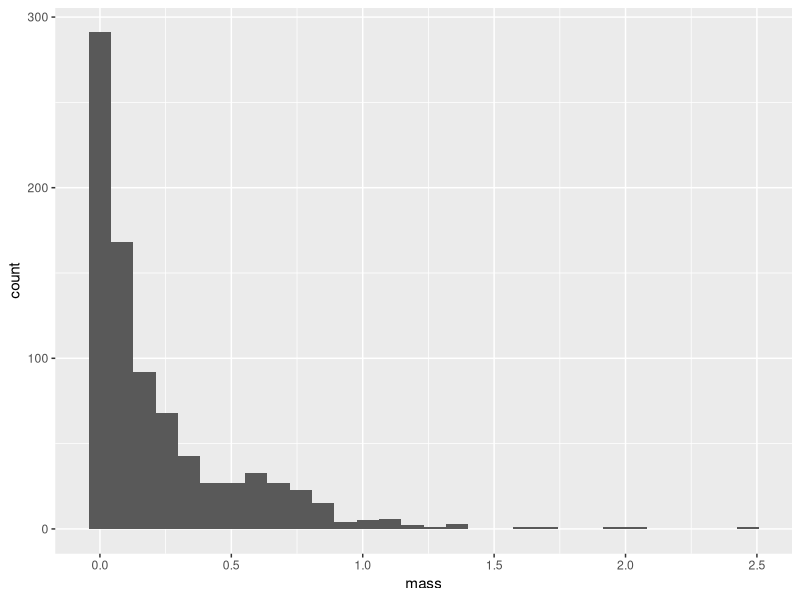
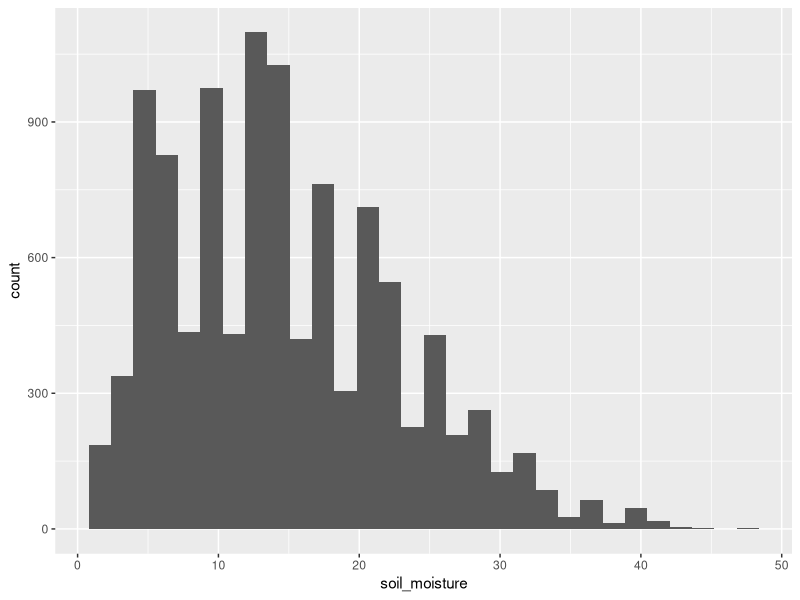
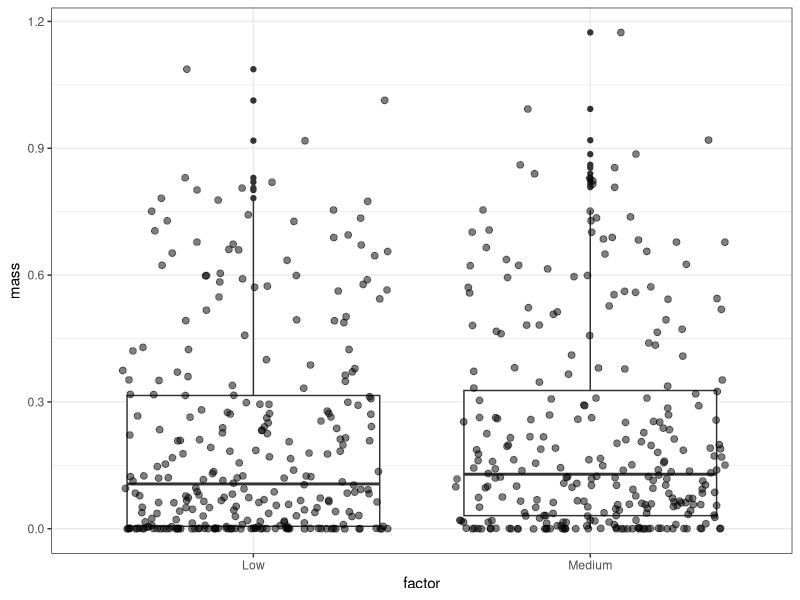
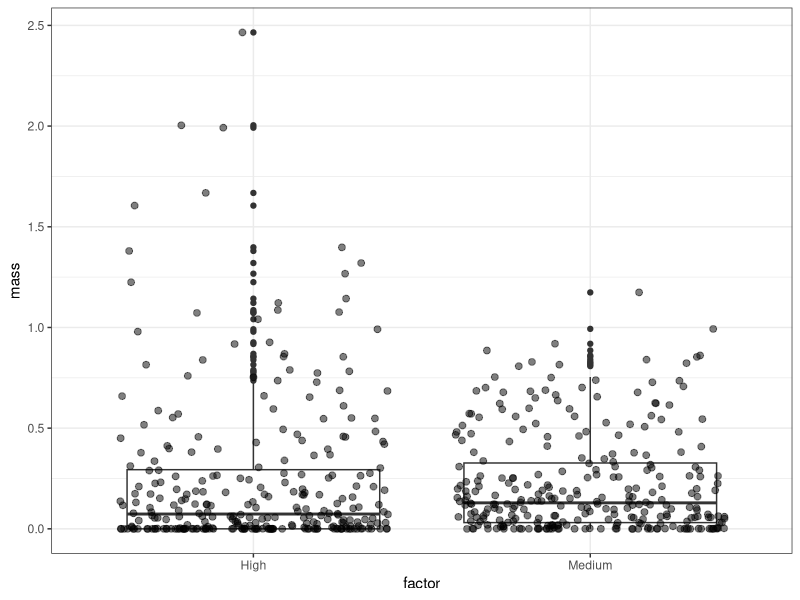
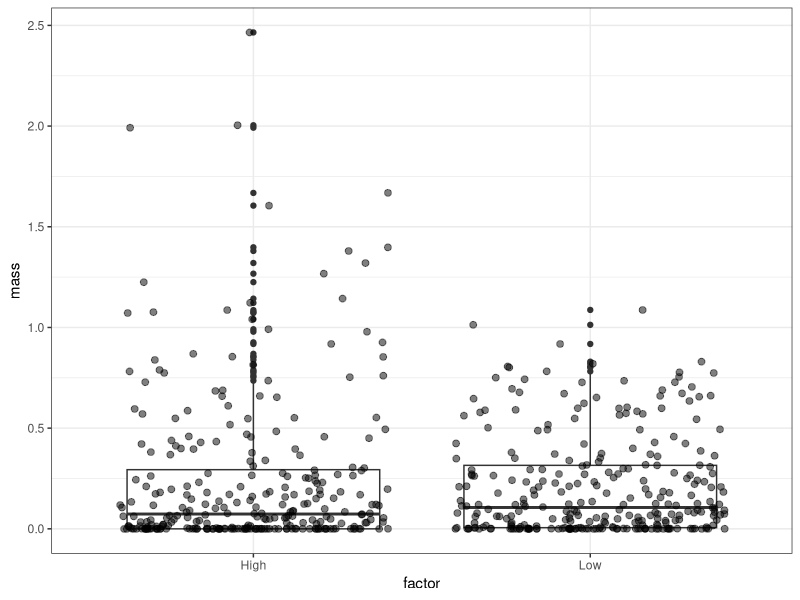
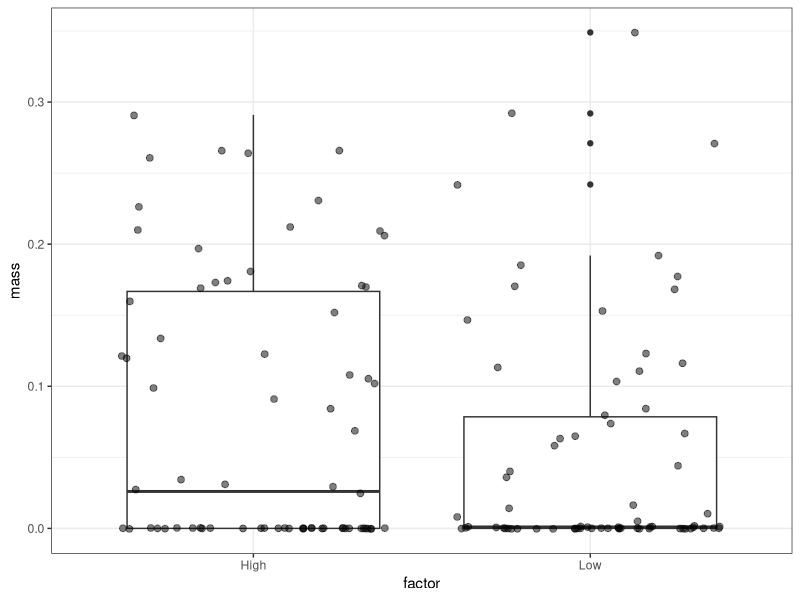
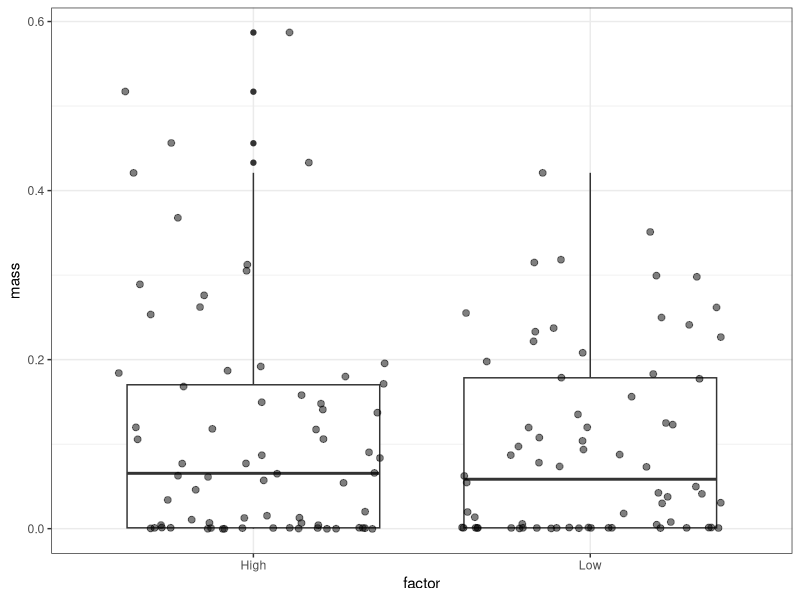
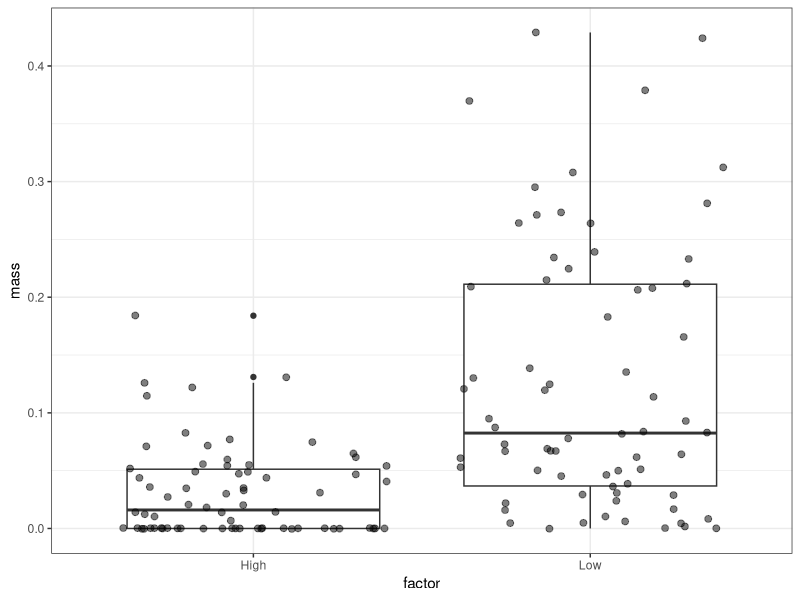

Source code (R) for these figures, in order:
## ---- chunk 1
rm(list = ls())
library(tidyverse)
library(here)
library(ggfortify)
## ---- chunk 2
dry_mass <- read.csv(here("Data", "dry_mass_metadata.csv"),stringsAsFactors = TRUE)
germination <- read.csv(here("Data", "germination_data.csv"),stringsAsFactors = TRUE)
## ---- chunk 3
levels(dry_mass$species)
levels(germination$species)
## ---- chunk 4
ggplot(dry_mass, aes(x = mass))+
     geom_histogram()
## ---- chunk 5
ggplot(germination, aes(x = soil_moisture))+
     geom_histogram()
## ---- chunk 6
summary(dry_mass)
summary(germination)
## ---- chunk 7
low_med_data<-dry_mass %>% filter(factor == "Low" | factor == "Medium")

low_med_data$factor <- factor(low_med_data$factor)
## ---- chunk 8
ggplot(low_med_data, aes(factor, mass))+
     geom_boxplot()+
     geom_point(position = "jitter", size = 2, alpha = 0.5)+
     theme_bw()
## ---- chunk 9
MyT<-t.test(mass ~ factor, data = low_med_data)
MyT
## ---- chunk 10
med_high_data<-dry_mass %>% filter(factor == "Medium" | factor == "High")

med_high_data$factor <- factor(med_high_data$factor)
## ---- chunk 11
ggplot(med_high_data, aes(factor, mass))+
     geom_boxplot()+
     geom_point(position = "jitter", size = 2, alpha = 0.5)+
     theme_bw()
## ---- chunk 12
MyT2<-t.test(mass ~ factor, data = med_high_data)
MyT2
## ---- chunk 13
low_high_data<-dry_mass %>% filter(factor == "Low" | factor == "High")

low_high_data$factor <- factor(low_high_data$factor)
## ---- chunk 14
ggplot(low_high_data, aes(factor, mass))+
     geom_boxplot()+
     geom_point(position = "jitter", size = 2, alpha = 0.5)+
     theme_bw()
## ---- chunk 15
MyT<-t.test(mass ~ factor, data = low_high_data)
MyT
## ---- chunk 16
salvia <- filter(dry_mass,dry_mass$species == "Salvia columbariae")
layia <- filter(dry_mass,dry_mass$species == "Layia platyglossa")
bromus <- filter(dry_mass,dry_mass$species == "Bromus rubens")
phacelia <- filter(dry_mass,dry_mass$species == "Phacelia tanacetifolia")
## ---- chunk 17
salvia_low_high<-salvia %>% filter(factor == "Low" | factor == "High")

salvia_low_high$factor <- factor(salvia_low_high$factor)
## ---- chunk 18
ggplot(salvia_low_high, aes(factor, mass))+
     geom_boxplot()+
     geom_point(position = "jitter", size = 2, alpha = 0.5)+
     theme_bw()
## ---- chunk 19
MyT<-t.test(mass ~ factor, data = salvia_low_high)
MyT
## ---- chunk 20
layia_low_high <-layia %>% filter(factor == "Low" | factor == "High")

layia_low_high$factor <- factor(layia_low_high$factor)
## ---- chunk 21
ggplot(layia_low_high, aes(factor, mass))+
     geom_boxplot()+
     geom_point(position = "jitter", size = 2, alpha = 0.5)+
     theme_bw()
## ---- chunk 22
MyT<-t.test(mass ~ factor, data = layia_low_high)
MyT
## ---- chunk 23
bromus_low_high <-bromus %>% filter(factor == "Low" | factor == "High")

bromus_low_high$factor <- factor(bromus_low_high$factor)
## ---- chunk 24
ggplot(bromus_low_high, aes(factor, mass))+
     geom_boxplot()+
     geom_point(position = "jitter", size = 2, alpha = 0.5)+
     theme_bw()
## ---- chunk 25
MyT<-t.test(mass ~ factor, data = bromus_low_high)
MyT
## ---- chunk 26
phacelia_low_high <- phacelia %>% filter(factor == "Low" | factor == "High")

phacelia_low_high$factor <- factor(phacelia_low_high$factor)
## ---- chunk 27
ggplot(phacelia_low_high, aes(factor, mass))+
     geom_boxplot()+
     geom_point(position = "jitter", size = 2, alpha = 0.5)+
     theme_bw()
## ---- chunk 28
MyT<-t.test(mass ~ factor, data = phacelia_low_high)
MyT
## ---- chunk 29
ggplot(germination, aes(x = factor, y = number_germinated))+
     geom_bar(stat= "identity", position = "dodge")
## ---- chunk 30
germ.mat <- xtabs(number_germinated ~ factor, data = germination)
germ.mat
## ---- chunk 31
chisq.test(germ.mat)
## ---- chunk 32
ggplot(germination, aes(x = species, y = number_germinated))+
     geom_bar(stat= "identity", position = "dodge")
## ---- chunk 33
germ.mat <- xtabs(number_germinated ~ species, data = germination)
germ.mat
## ---- chunk 34
chisq.test(germ.mat)
## ---- chunk 35
ggplot(germination, aes(x = soil_moisture, y = number_germinated))+
     geom_bar(stat= "identity", position = "dodge")
## ---- chunk 36
germ.mat <- xtabs(number_germinated ~ soil_moisture, data = germination)
germ.mat
## ---- chunk 37
chisq.test(germ.mat)
